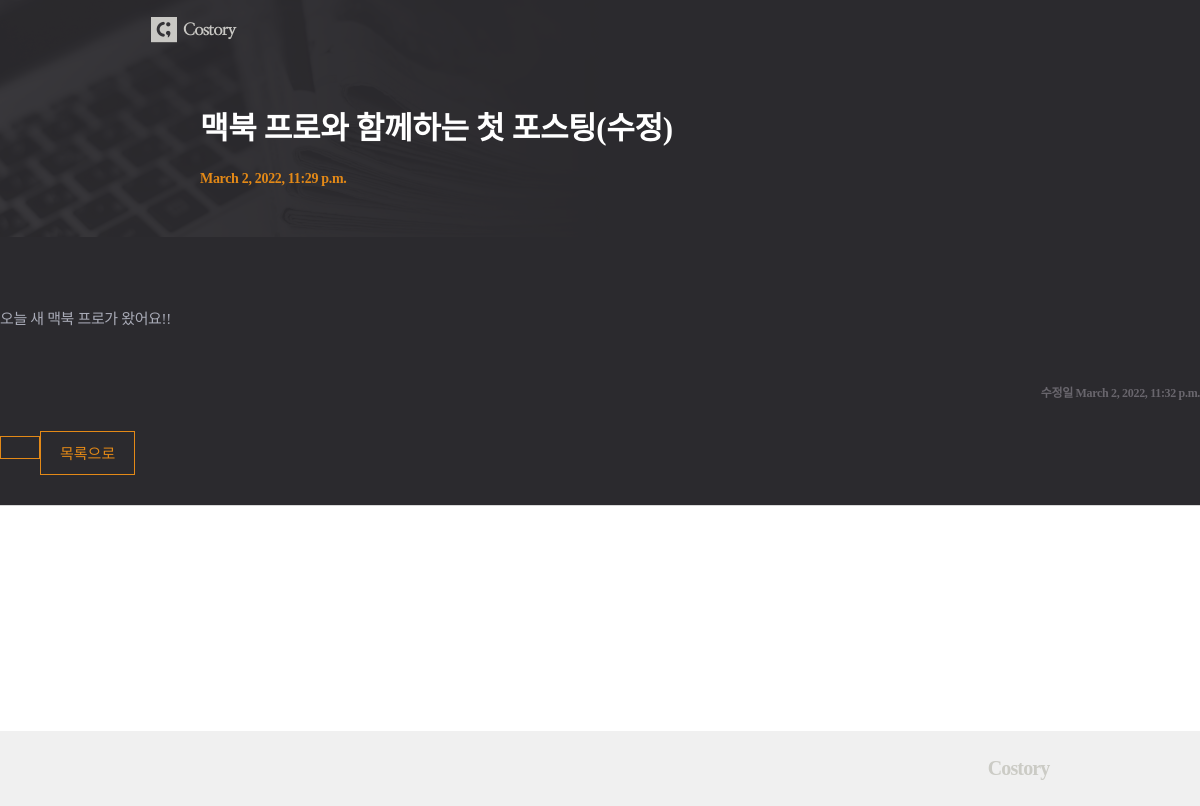
The app's page /posts/1/ with its own data.
### posts/models.py (models this page shows, shortened)
class Post(models.Model):
    title = models.CharField(max_length=50, unique=True,
                             error_messages={'unique' : '이미 있는 제목이네요!'})
    content = models.TextField(validators=
                               [MinLengthValidator(10, '너무 짧군요! 10자 이상 적어주세요.'),
                                validate_symbols]) # 길이에 대한 제한이 없는 문자열 필드
    dt_created = models.DateTimeField(verbose_name="Date Created", auto_now_add=True)
    dt_modified = models.DateTimeField(verbose_name="Date Modified", auto_now=True)

### posts/views.py (the view)
# urls.py: path('posts/<int:post_id>/', views.post_detail, name='post-detail'),
def post_detail(request, post_id):
    post = Post.objects.get(id=post_id)
    ctx = {"post" : post}
    return render(request, 'posts/post_detail.html', ctx)

### posts/templates/posts/post_detail.html (shortened to what this page needs)
{% extends './base.html' %}
{% load static %}
{% block css %}
    <link rel="stylesheet" href="{% static 'posts/css/post_detail.css' %}">
{% endblock css%}
{% block post_header %}
    <div class="container">
        <h1 class="title">{{post.title}}</h1>
        <p class="date">{{post.dt_created}}</p>
{% endblock post_header %}
{% block content %}
    <div class="content">
        <p class="text">{{post.content | linebreaksbr}}</p>
        <p class="date_md">수정일 <span>{{post.dt_modified}}</span></p>
    <div>
    <div class="btn">
        <div class="btn_list"><a href={% url 'post-list' %}>목록으로</a></div>
    </div>
{% endblock content %}

### posts/static/posts/css/post_detail.css (style rules this page uses)
h1,h2,h3,p,a,ul,li { margin: 0; padding: 0; font-family : 'NanumMyeongjo'; font-weight: 200; list-style: none; text-decoration: none; outline: none; color: black; }
html { position: relative; min-height: 100%; margin: 0; }
body { min-height: 100%; margin: 0; padding: 0; background: #fff; -webkit-font-smoothing: antialiased; -moz-osx-font-smoothing: auto; }
.container { width: 800px; margin: 0 auto; }
.title { padding: 43px 0 23px; font-size: 31px; font-weight: bold; color: #fff; letter-spacing: -0.32px; }
.date { padding-bottom: 60px; font-size: 14px; font-weight: bold; color: #e38917; letter-spacing: -0.32px; }
.content { margin-top: 60px; padding-bottom: 30px; border-bottom: 1px solid #d8d8d8; }
.content .text { font-size: 15px; color: #a9abb7; line-height: 1.73; letter-spacing: -0.35px; }
.content .date_md { padding-top: 50px; text-align: right; font-size: 12px; font-weight: bold; color: #69666d; letter-spacing: -0.32px; }
.btn { overflow: hidden; margin-top: 30px; }
.btn_list { float: left; }
.btn_list a { display: inline-block; padding: 10px 19px 11px; color: #e38917; font-size: 15px; border: 1px solid #e38917; }

### records on screen
Post: title "맥북 프로와 함께하는 첫 포스팅(수정)", dt_created "March 2, 2022, 11:29 p.m.", content "오늘 새 맥북 프로가 왔어요!!", dt_modified "March 2, 2022, 11:32 p.m."
